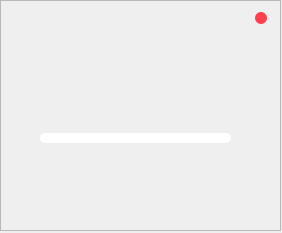
<?xml version="1.0" encoding="UTF-8"?>
<ui version="4.0">
 <class>project</class>
 <widget class="QWidget" name="project">
  <property name="geometry">
   <rect>
    <x>0</x>
    <y>0</y>
    <width>282</width>
    <height>233</height>
   </rect>
  </property>
  <property name="windowTitle">
   <string>Form</string>
  </property>
  <widget class="QFrame" name="frame">
   <property name="geometry">
    <rect>
     <x>0</x>
     <y>0</y>
     <width>281</width>
     <height>231</height>
    </rect>
   </property>
   <property name="styleSheet">
    <string notr="true"/>
   </property>
   <property name="frameShape">
    <enum>QFrame::StyledPanel</enum>
   </property>
   <property name="frameShadow">
    <enum>QFrame::Raised</enum>
   </property>
   <widget class="QLabel" name="label">
    <property name="geometry">
     <rect>
      <x>0</x>
      <y>60</y>
      <width>281</width>
      <height>71</height>
     </rect>
    </property>
    <property name="font">
     <font>
      <family>Poppins SemiBold</family>
      <pointsize>14</pointsize>
      <bold>true</bold>
     </font>
    </property>
    <property name="text">
     <string/>
    </property>
    <property name="alignment">
     <set>Qt::AlignCenter</set>
    </property>
   </widget>
   <widget class="QLabel" name="date">
    <property name="geometry">
     <rect>
      <x>12</x>
      <y>10</y>
      <width>101</width>
      <height>21</height>
     </rect>
    </property>
    <property name="font">
     <font>
      <family>Poppins</family>
      <pointsize>10</pointsize>
     </font>
    </property>
    <property name="text">
     <string/>
    </property>
    <property name="alignment">
     <set>Qt::AlignCenter</set>
    </property>
   </widget>
   <widget class="QPushButton" name="btnEdit">
    <property name="geometry">
     <rect>
      <x>232</x>
      <y>187</y>
      <width>30</width>
      <height>30</height>
     </rect>
    </property>
    <property name="cursor">
     <cursorShape>PointingHandCursor</cursorShape>
    </property>
    <property name="styleSheet">
     <string notr="true"/>
    </property>
    <property name="text">
     <string/>
    </property>
    <property name="icon">
     <iconset resource="img.qrc">
      <normaloff>:/img/img/pencil.svg</normaloff>:/img/img/pencil.svg</iconset>
    </property>
    <property name="iconSize">
     <size>
      <width>30</width>
      <height>30</height>
     </size>
    </property>
    <property name="flat">
     <bool>true</bool>
    </property>
   </widget>
   <widget class="QPushButton" name="pushButton">
    <property name="geometry">
     <rect>
      <x>255</x>
      <y>12</y>
      <width>12</width>
      <height>12</height>
     </rect>
    </property>
    <property name="cursor">
     <cursorShape>PointingHandCursor</cursorShape>
    </property>
    <property name="styleSheet">
     <string notr="true">background: rgb(255, 65, 78);
color: rgb(255, 255, 255);
border-radius: 6px;</string>
    </property>
    <property name="text">
     <string/>
    </property>
   </widget>
   <widget class="QLabel" name="dayleft">
    <property name="geometry">
     <rect>
      <x>20</x>
      <y>190</y>
      <width>101</width>
      <height>27</height>
     </rect>
    </property>
    <property name="font">
     <font>
      <family>Poppins SemiBold</family>
      <pointsize>9</pointsize>
      <bold>true</bold>
     </font>
    </property>
    <property name="styleSheet">
     <string notr="true"/>
    </property>
    <property name="text">
     <string/>
    </property>
    <property name="alignment">
     <set>Qt::AlignCenter</set>
    </property>
   </widget>
   <widget class="QProgressBar" name="progressBar">
    <property name="geometry">
     <rect>
      <x>40</x>
      <y>133</y>
      <width>191</width>
      <height>10</height>
     </rect>
    </property>
    <property name="font">
     <font>
      <family>Poppins</family>
     </font>
    </property>
    <property name="styleSheet">
     <string notr="true">QProgressBar {
border-radius: 5px;
text-align: center;
border-style: none;
background-color: rgb(255, 255, 255);
}

QProgressBar::chunk {
border-radius: 5px;
	background-color: rgb(255, 85, 0);
}</string>
    </property>
    <property name="value">
     <number>0</number>
    </property>
    <property name="textVisible">
     <bool>false</bool>
    </property>
   </widget>
  </widget>
 </widget>
 <resources>
  <include location="img.qrc"/>
 </resources>
 <connections/>
</ui>
